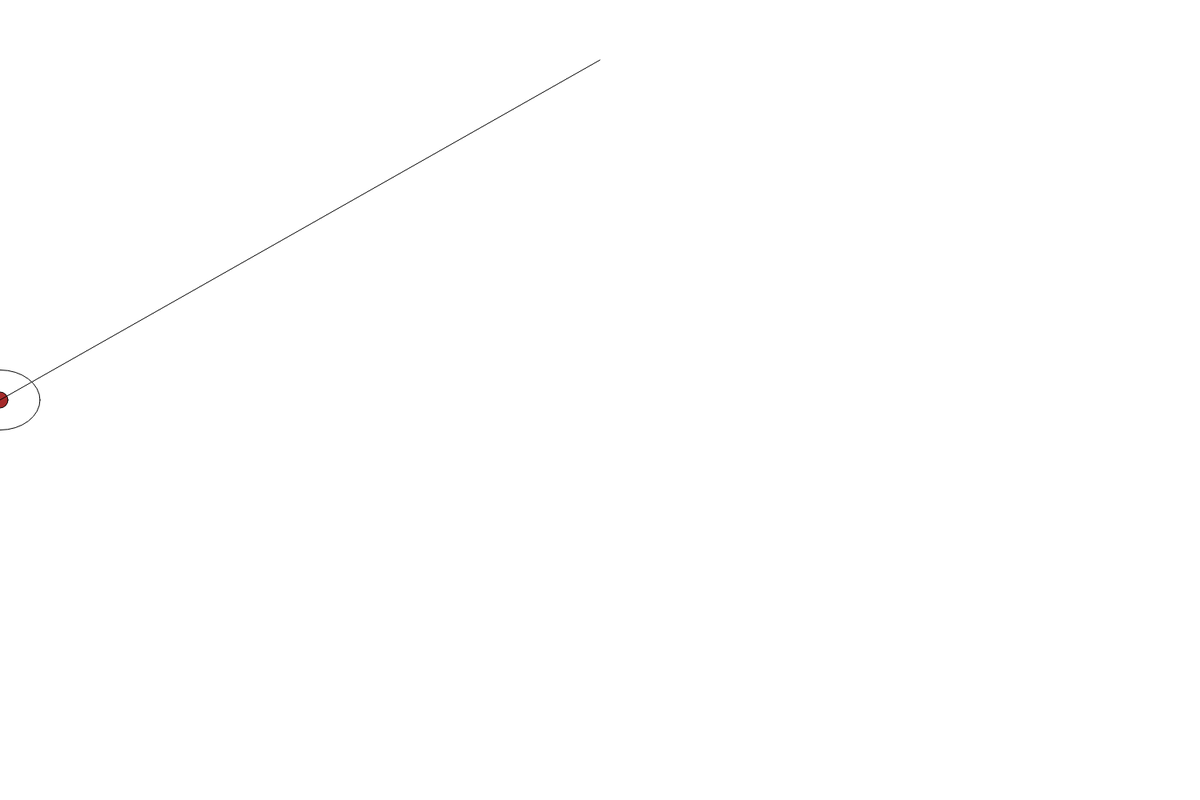
Frame 1 (no input)
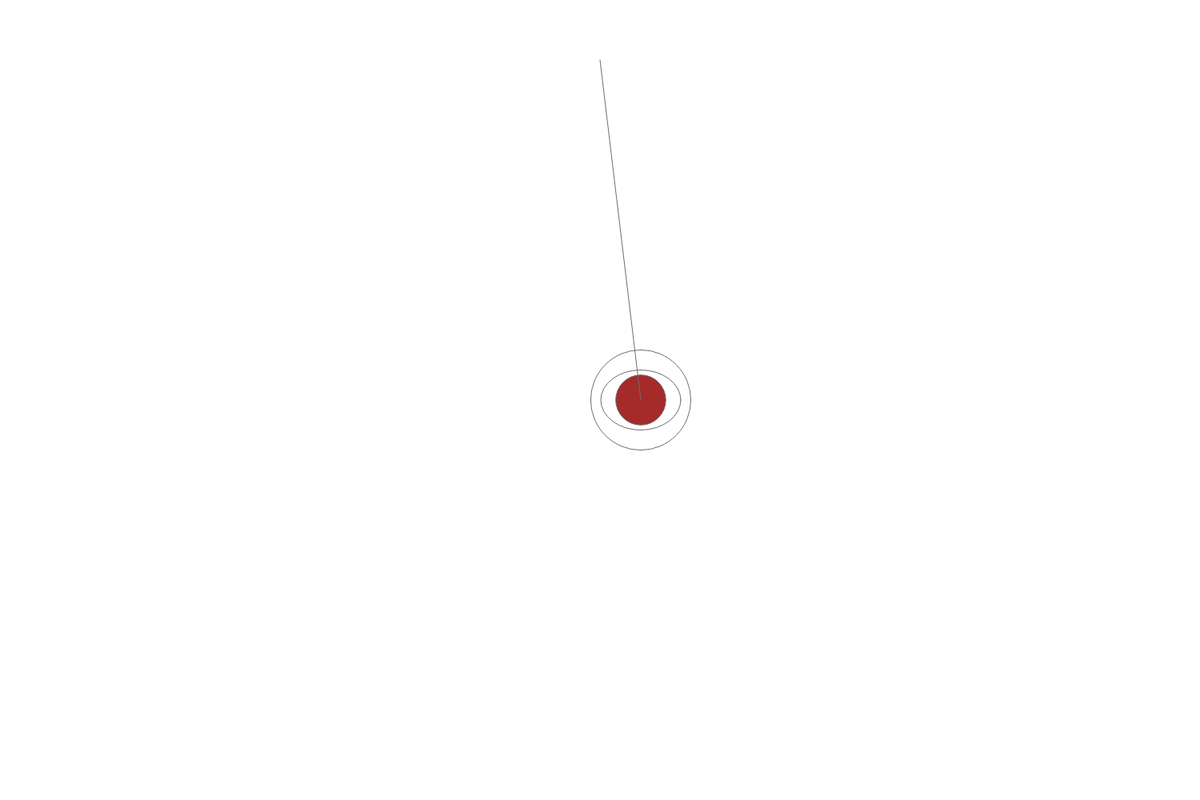
Frame 60 (no input)
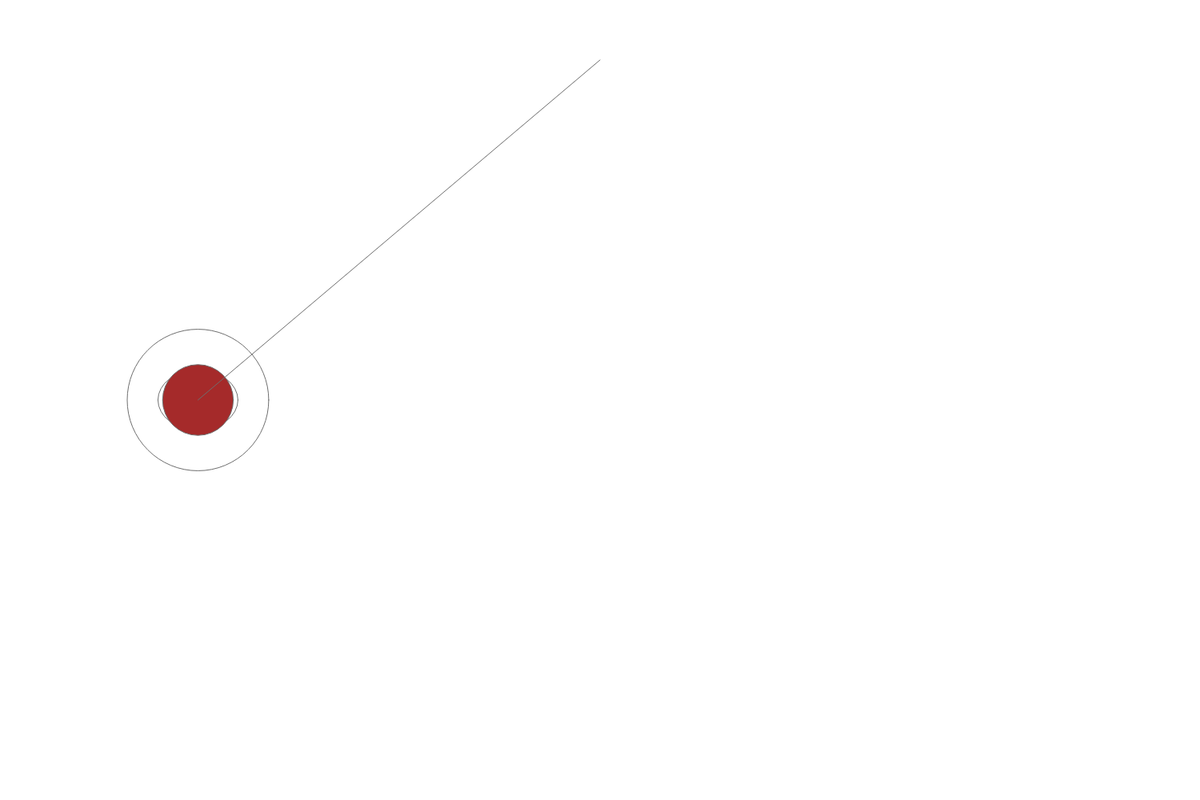
Frame 120 (the mouse pressed at the canvas centre since frame 60)

The p5.js sketch that drew these frames (run headless with seeded random() and noise() and a simulated clock; from frame 60 on, the mouse is pressed at the canvas centre):

// p5.js sketch
// ── sketch.js
var posicaoX = 0;
var raio = 20;
var velocidade = 0;
var direcao = 1;



function setup() {

createCanvas(1500, 1000);
background(255);

fill(51);





}

function draw() {
background(255)


velocidade = map(mouseX,width,0,0,50);


ellipseMode(RADIUS); 
fill(255);  
ellipse(posicaoX,height/2,raio,raio);



ellipseMode(CENTER);  

ellipse(posicaoX,height/2, 100, 75);  
c = color(165, 42, 42);  
fill(c);


ellipse(posicaoX,height/2,raio,raio);


line(posicaoX, height/2, 750, 75);
stroke(110);




posicaoX = posicaoX+velocidade*direcao;

raio = map(posicaoX,0,width,100,30);



if(posicaoX >= width-raio && direcao > 0){

	direcao = -2;

	}

if(posicaoX <= 0+raio && direcao < 0){
    
    posicaoX = 1+raio;
	direcao = 1;

	}	
 
}
